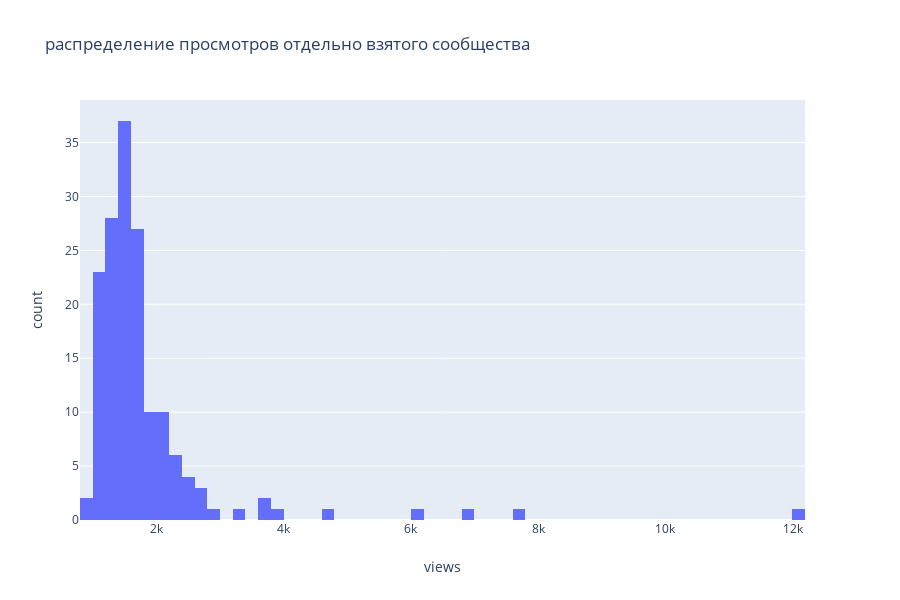

Notebook code for this chart:
### Code cell
def to_hundr(num):
#     num = int(num/100)*100
    if num <= 10000:
        return round(num/1000)
    else: return 10
    
# arr = np.array(vk_df.views)
# poi = np.random.poisson(0.4,size= len(arr))
# views, view_count = np.unique(arr,return_counts = True)
# poi_val, poi_count = np.unique(poi,return_counts = True)
# fig = go.Figure()
# fig.add_trace(go.Scatter(x=views, y=view_count, name = 'vk'))
# fig.add_trace(go.Scatter(x=poi_val, y=poi_count, name = 'poisson'))
# fig.update_layout(title = 'распределение просмотров вк')
# fig.show()
fig = px.histogram(Doxa, x="views",nbins = 80, title = 'распределение просмотров отдельно взятого сообщества')
fig.show()

### Figure 1 — Plotly figure (JSON) as saved in the notebook; plotly's stock layout.template omitted (floating-point values rounded to 4 significant figures; data arrays with more than 128 entries replaced by an {"elided": "..."} marker saying what was removed)
{"data": [{"alignmentgroup": "True", "bingroup": "x", "hoverlabel": {"namelength": 0}, "hovertemplate": "views=%{x}<br>count=%{y}", "legendgroup": "", "marker": {"color": "#636efa"}, "name": "", "nbinsx": 80, "offsetgroup": "", "orientation": "v", "showlegend": false, "type": "histogram", "x": {"elided": "160 int values"}, "xaxis": "x", "yaxis": "y"}], "layout": {"barmode": "relative", "height": 600, "legend": {"tracegroupgap": 0}, "title": {"text": "распределение просмотров отдельно взятого сообщества"}, "xaxis": {"anchor": "y", "domain": [0, 0.98], "title": {"text": "views"}}, "yaxis": {"anchor": "x", "domain": [0, 1], "title": {"text": "count"}}}}
